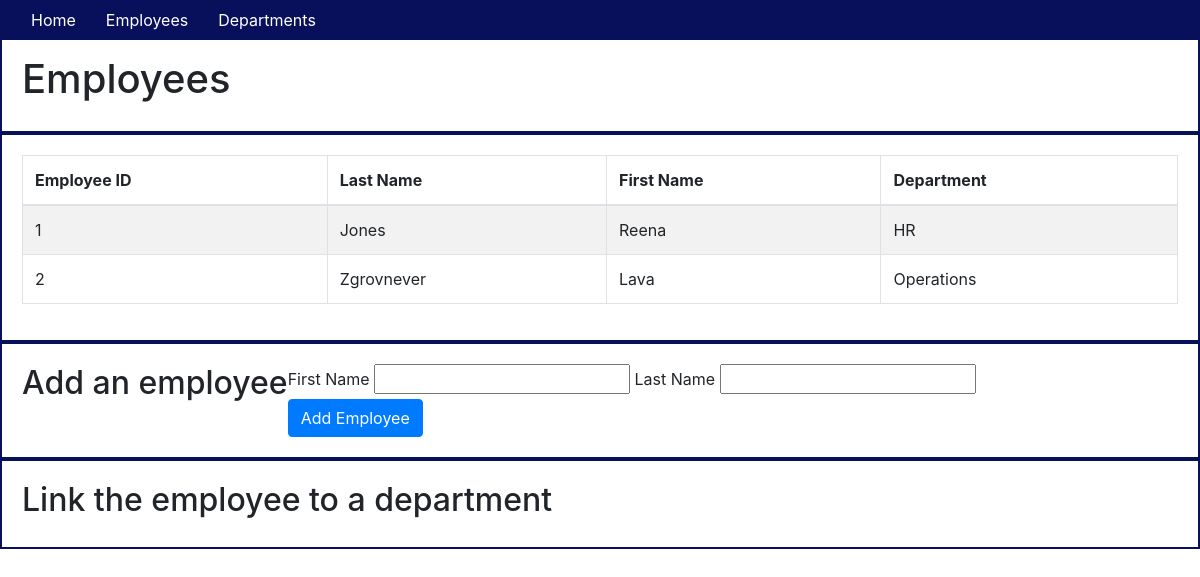
Page /employees on the earlier database version.
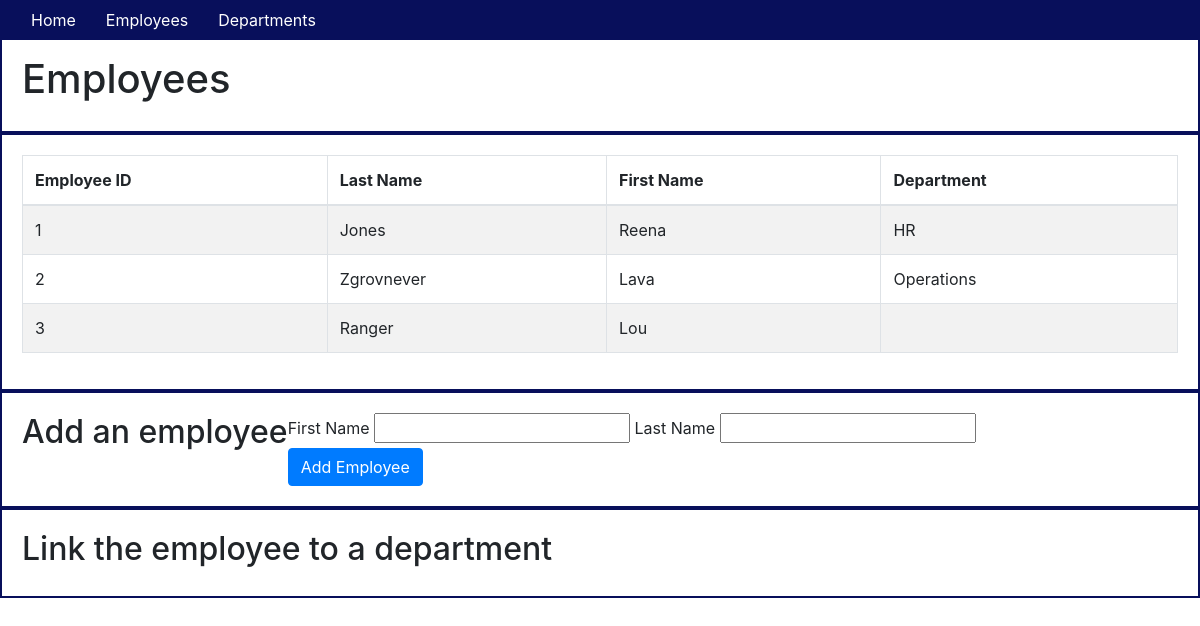
Same page on the later database version.
### app/models.py (models this page shows, shortened)
class Employee(db.Model):
    id = db.Column(db.Integer, primary_key=True)
    first_name = db.Column(db.String(64))
    last_name = db.Column(db.String(64), index=True)
    departments = db.relationship('Department', secondary=links, backref='employee', lazy='dynamic')

class Department(db.Model):
    id = db.Column(db.Integer, primary_key=True)
    name = db.Column(db.String(64))
    employees = db.relationship('Employee', secondary=links, backref='department', lazy='dynamic')

### app/routes.py (the view)
@app.route('/employees')
def show_employees():
    employees = Employee.query.all()
    departments = Department.query.all()
    return render_template('employees.html', title="Employees", employees=employees, departments=departments)

### app/templates/employees.html
{% extends "base.html" %} {% block content %}
<div class="container-fluid">
    <div class="row">
        <h1>Employees</h1>
    </div>
    <div class="row">
        <table class="table table-striped table-bordered">
            <thead>
                <th>Employee ID</th>
                <th>Last Name</th>
                <th>First Name</th>
                <th>Department</th>
            </thead>
            <tbody>
                {% for employee in employees %}
                <tr>
                    <td>{{employee.id}}</td>
                    <td>{{employee.last_name}}</td>
                    <td>{{employee.first_name}}</td>
                    <td>
                        {% for employee_department in employee.departments %} {{employee_department.name}} {% endfor %}
                    </td>
                </tr>
                {% endfor %}
            </tbody>
        </table>
    </div>
    <div class="row">
        <h2>Add an employee</h2>
        <form action="/employees" method="POST">
            <label for="first_name">First Name</label>
            <input type="text" name="first_name" id="first_name" required />
            <label for="last_name">Last Name</label>
            <input type="text" name="last_name" id="last_name" required /><br>
            <button type="submit" class="btn btn-primary" value="Add Employee">Add Employee</button>
        </form>
    </div>
    <div class="row">
        <h2>Link the employee to a department</h2>
    </div>
</div>
{% endblock %}

Differences in the rows shown:
added Employee: id "3", last_name "Ranger", first_name "Lou"
